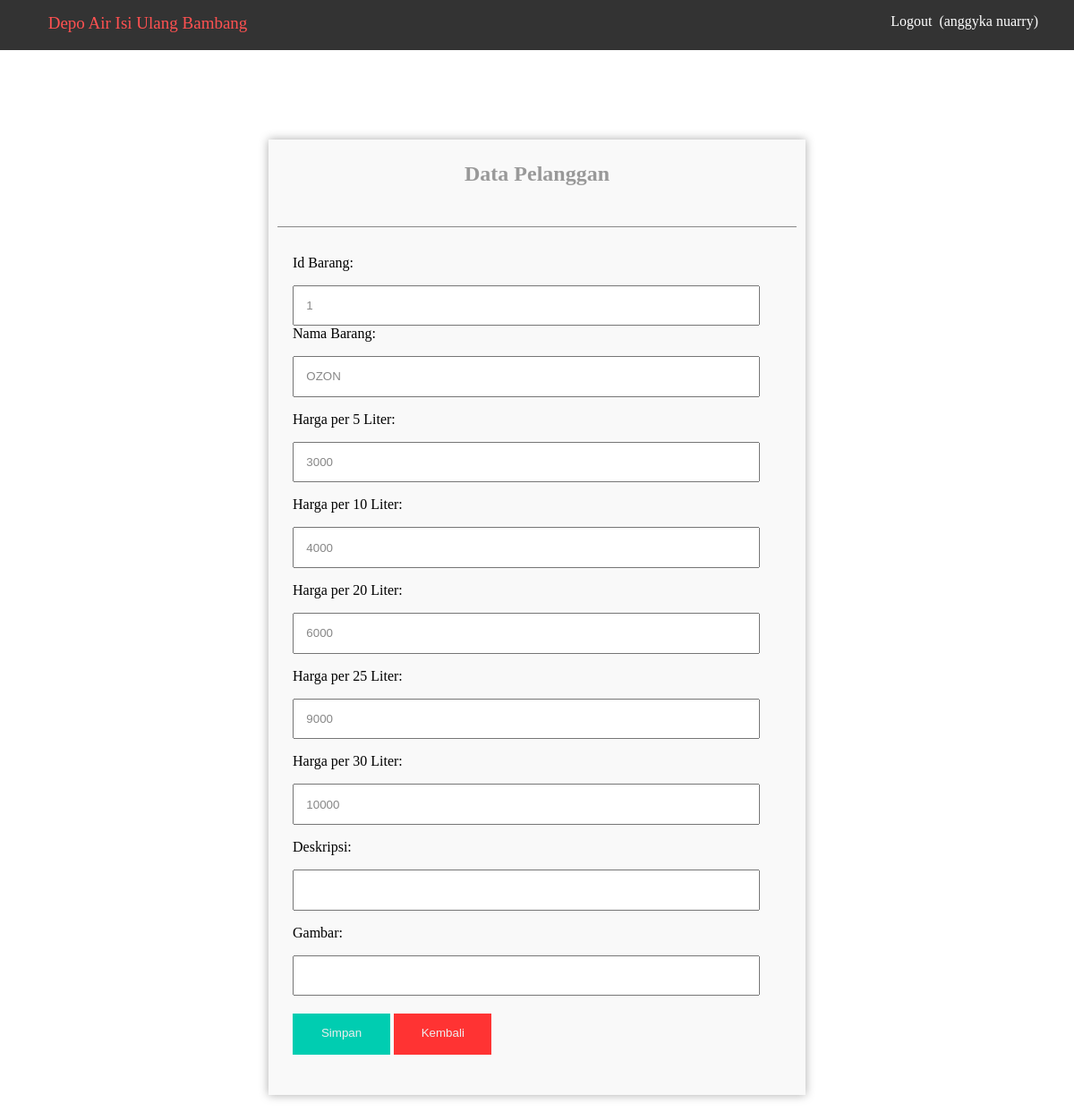
Screenshot of /admin/master/ebarang.php?edit=1 (signed in) with the database file from the repository.
### tables this page shows
CREATE TABLE `tb_barang_new` (
  `id_barang` int(10) NOT NULL,
  `nama_barang` varchar(20) NOT NULL,
  `hrg_5` int(10) NOT NULL,
  `hrg_10` int(10) NOT NULL,
  `hrg_20` int(10) NOT NULL,
  `hrg_25` int(10) NOT NULL,
  `hrg_30` int(10) NOT NULL,
  `deskripsi` text NOT NULL,
  `gambar` varchar(255) NOT NULL
);

### admin/master/ebarang.php (the view, shortened to what this page needs)
<!DOCTYPE html>
<?php
include "../kon.php";
$session	= $_SESSION['admin'];
$get_id 	= mysqli_fetch_assoc(mysqli_query($con,"SELECT id_admin, nama_admin FROM tb_admin WHERE username_admin='$session'"));
			$nd 		= $get_id['nama_admin'];
?>
<html>
<head>
	<link rel="stylesheet" type="text/css" href="../css/admin1.css">
</head>
<body>
	<div class="wrap">
<div class="menu">
<ul>
<li><a href="../logout.php">Logout&nbsp;&nbsp;(<?php echo $nd;  ?>)</a></li>
</ul>
<nav>
<ul>
<li><a href="../index.php">Depo Air Isi Ulang Bambang</a>
</li>
</nav>
		</div>
        </div>
<body>
    <div id="login">
        <h2>Data Pelanggan</h2>
        <div class="border-p"></div>
<?php
include "../kon.php";
$edit=$_GET['edit'];
$q =mysqli_query($con, "select * from tb_barang_new WHERE id_barang='$edit'") or die (mysqli_error());
$row=mysqli_fetch_array($q);
?>
<fieldset>
            <form method="post" name="tpelanggan" action="">
             Id Barang:
                <input type="text" value="<?php echo $row['id_barang']; ?>" name="id_barang" id="id_barang" oninvalid="this.setCustomValidity('Tidak boleh Kosong!')" oninput="setCustomValidity('')" required readonly>
            Nama Barang:
                <input type="text" value="<?php echo $row['nama_barang']; ?>" name="nama_barang" id="nama_baran" oninvalid="this.setCustomValidity('Tidak boleh Kosong!')" oninput="setCustomValidity('')" autofocus required>
                 <p></p>Harga per 5 Liter:
                <input type="text" value="<?php echo $row['hrg_5']; ?>" name="hrg_5" id="hrg_5" pattern="[0.0-9.0]+" oninvalid="this.setCustomValidity('Hanya Angka!')" oninput="setCustomValidity('')" required>
                <p></p>Harga per 10 Liter:
                <input type="text" value="<?php echo $row['hrg_10']; ?>" name="hrg_10" id="hrg_10" pattern="[0.0-9.0]+" oninvalid="this.setCustomValidity('Hanya Angka!')" oninput="setCustomValidity('')" required>
                <p></p>Harga per 20 Liter:
                <input type="text" value="<?php echo $row['hrg_20']; ?>" name="hrg_20" id="hrg_20" pattern="[0.0-9.0]+" oninvalid="this.setCustomValidity('Hanya Angka!')" oninput="setCustomValidity('')" required>
                <p></p>Harga per 25 Liter:
                <input type="text" value="<?php echo $row['hrg_25']; ?>" name="hrg_25" id="hrg_25" pattern="[0.0-9.0]+" oninvalid="this.setCustomValidity('Hanya Angka!')" oninput="setCustomValidity('')" required>
                <p></p>Harga per 30 Liter:
                <input type="text" value="<?php echo $row['hrg_30']; ?>" name="hrg_30" id="hrg_30" pattern="[0.0-9.0]+" oninvalid="this.setCustomValidity('Hanya Angka!')" oninput="setCustomValidity('')" required>
                <p></p>Deskripsi:
                 <input type="text" value="<?php echo $row['deskripsi']; ?>" name="deskripsi" id="deskripsi">
                <p></p>Gambar:
                <input type="text" value="<?php echo $row['gambar']; ?>" name="gambar" id="gambar" >
                <input type="submit" name="edit" value="Simpan">
                <input type="button" style=" width: 20%; padding: 1em;
   											 margin: 1.5em 0;
   											 color: #888;
   											 background-color:#F33;
   											 border:none;
   											 color:#eee;
   											 border-bottom: 4px solid transparent;"
                        			onClick="document.location='barang.php?tampil'" value="Kembali"  />
            </form>
        </fieldset>
    </div>
</body>
</html>

### admin/css/admin1.css (style rules this page uses)
.wrap { background: none; width: auto; margin: auto; }
.wrap .menu { background: #333333; }
.wrap .menu ul { padding: 0; margin: 0; }
.wrap .menu ul { float: right; background: #333333; padding: 0; list-style: none; position: relative; display: inline-table; }
.wrap .menu ul:after { content: ""; clear: both; display: block; }
.wrap .menu ul li { float: left; }
.wrap .menu ul li a { display: block; padding: 15px 40px; color: white; text-decoration: none; }
.wrap .menu nav ul { font-size:19px; float: none; background: #333333; padding: 0; list-style: none; position: relative; display: inline-table; }
.wrap .menu nav ul:after { content: ""; clear: both; display: block; }
.wrap .menu nav ul li { float: left; }
.wrap .menu nav ul li a { text-align:center; display: block; padding: 15px; width:300px; color: white; text-decoration: none; }
body { background: url(images4.jpg); background-size: cover; margin: 0; padding: 0; }
#login { max-width: 600px; margin:100px auto; background: #f9f9f9; box-shadow: 0 0 10px #aaa; }
#login h2 { text-align: center; padding: 25px 50px; background:#f9f9f9; color: #999; }
.border-p { border-top: 1px solid #888; margin: 10px 10px; }
fieldset { margin: 0; border: none; }
form { padding: 0; margin: 0; padding: 15px; }
input[type='text'], input[type="password"] { width: 90%; padding: 1em; margin-top: 1.2em; color: #888; }
input[type="submit"] { width: 20%; padding: 1em; margin: 1.5em 0; color: #888; background-color:#00cdb1 ; border:none; color:#eee; border-bottom: 4px solid transparent; }

### rows the page displays
tb_barang_new: id_barang "1", nama_barang "OZON", hrg_5 "3000", hrg_10 "4000", hrg_20 "6000", hrg_25 "9000", hrg_30 "10000"

### other values shown
$nd "anggyka nuarry"
